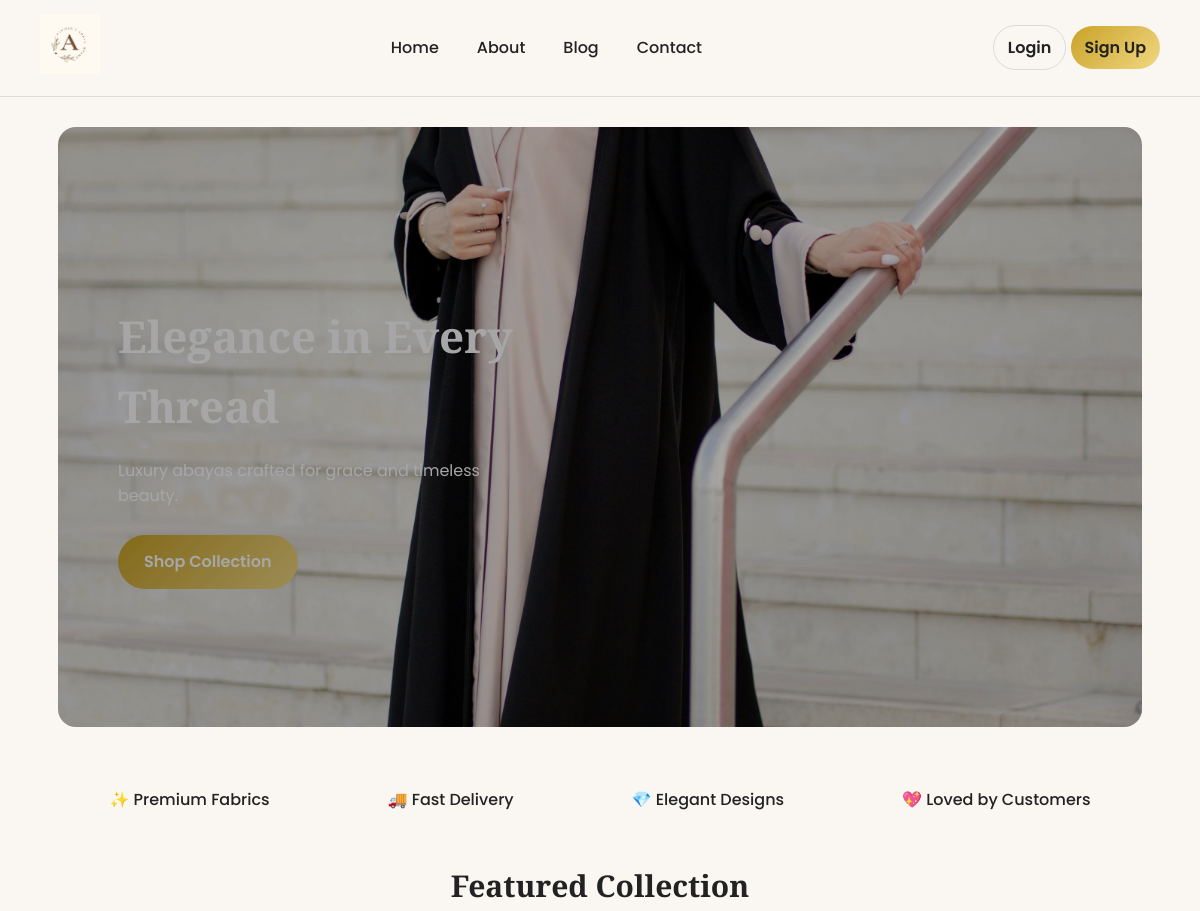
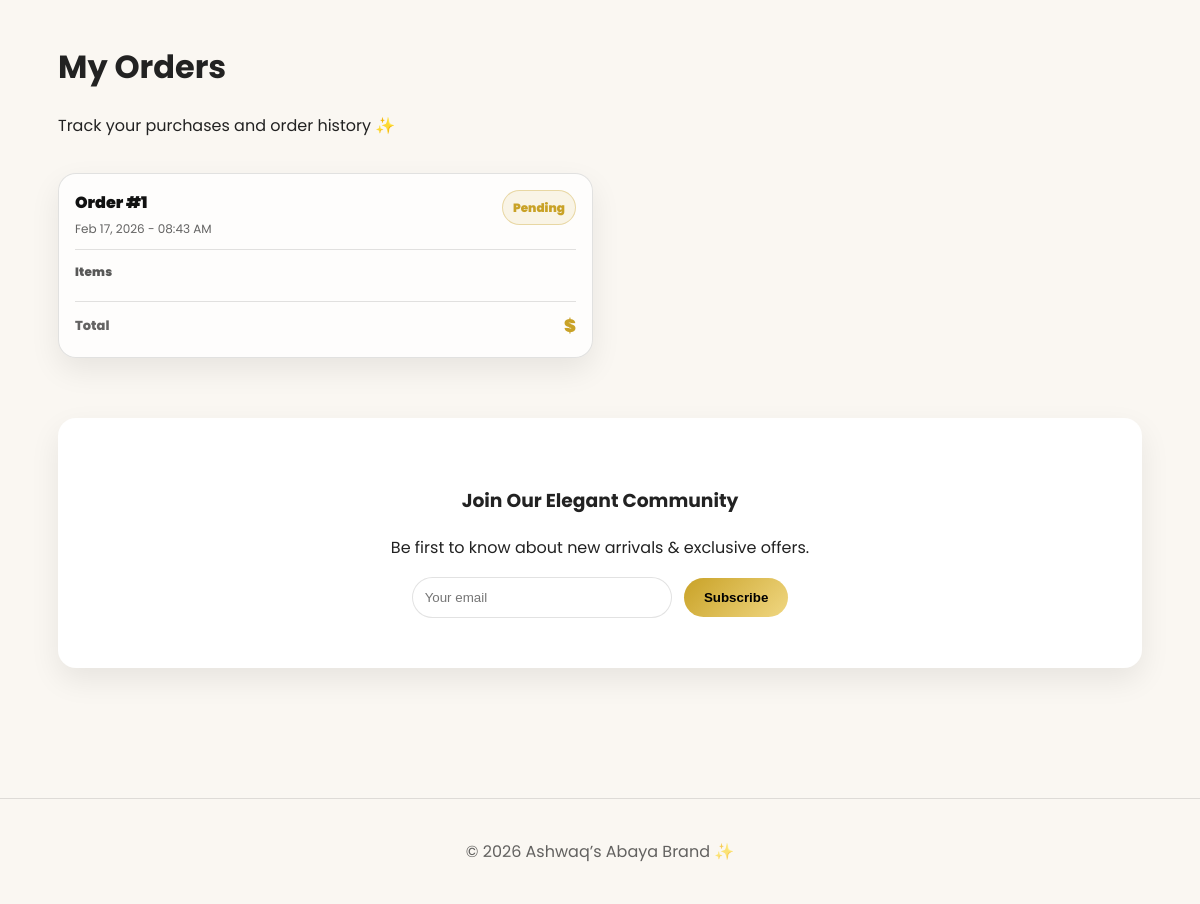
Screenshot of /orders/ (signed in) with the database file from the repository (2 pictures, top to bottom).
### orders/models.py (models this page shows, shortened)
class Order(models.Model):
    STATUS_CHOICES = [
        ('Pending', 'Pending'),
        ('Shipped', 'Shipped'),
        ('Delivered', 'Delivered'),
    ]
    user = models.ForeignKey(
        User,
        on_delete=models.SET_NULL,
        null=True,
        blank=True,
        related_name="orders"
    )
    full_name = models.CharField(max_length=150, blank=True, default="Guest")
    email = models.EmailField(blank=True, default="guest@example.com")
    phone_number = models.CharField(max_length=20, blank=True, default="N/A")
    address = models.CharField(max_length=255, blank=True, default="N/A")
    city = models.CharField(max_length=100, blank=True, default="N/A")
    status = models.CharField(max_length=20, choices=STATUS_CHOICES, default='Pending')
    created_at = models.DateTimeField(auto_now_add=True)
    paid = models.BooleanField(default=False)
    ordered = models.BooleanField(default=False)

### orders/views.py (the view)
# urls.py: path("", views.my_orders, name="orders_home"),
@login_required
def my_orders(request):
    orders = Order.objects.filter(user=request.user).order_by("-created_at")
    return render(request, "orders/my_orders.html", {"orders": orders})

### templates/orders/my_orders.html (shortened to what this page needs)
{% extends "base.html" %}
{% block content %}
<div class="page-head">
  <div>
    <h1 class="page-title">My Orders</h1>
    <p class="page-subtitle">Track your purchases and order history ✨</p>
  </div>
</div>
{% if orders %}
  <div class="orders-grid">
    {% for order in orders %}
      <div class="order-card">
        <div class="order-top">
          <div>
            <div class="order-id">Order #{{ order.id }}</div>
            <div class="order-date">
              {{ order.created_at|date:"M d, Y - h:i A" }}
            </div>
          </div>
          {% if order.status %}
            <span class="badge
              {% if order.status == 'Pending' %}badge-pending
              {% elif order.status == 'Shipped' %}badge-shipped
              {% elif order.status == 'Delivered' %}badge-delivered
              {% endif %}">
              {{ order.status }}
            </span>
          {% else %}
            <span class="badge badge-soft">Processing</span>
          {% endif %}
        </div>
        <div class="order-items">
          <div class="items-title">Items</div>
        </div>
        <div class="order-bottom">
          <span class="muted">Total</span>
          <span class="order-total">${{ order.get_total_price }}</span>
        </div>
      </div>
    {% endfor %}
  </div>
{% endif %}
{% endblock %}

### templates/orders/my_orders.html (style rules this page uses)
.page-head { display:flex; justify-content: space-between; align-items: flex-end; gap: 12px; margin-bottom: 18px; }
.orders-grid { display: grid; grid-template-columns: repeat(2, minmax(0, 1fr)); gap: 14px; }
.order-card { background: rgba(255,255,255,0.78); border: 1px solid var(--border); border-radius: var(--radius); box-shadow: var(--shadow); padding: 16px; display: grid; gap: 12px; }
.order-top { display:flex; justify-content: space-between; align-items: flex-start; gap: 12px; padding-bottom: 10px; border-bottom: 1px solid var(--border); }
.order-id { font-weight: 950; color: var(--primary); font-size: 16px; }
.order-date { font-size: 12px; color: var(--muted); margin-top: 4px; }
.badge { font-size: 12px; font-weight: 900; padding: 7px 10px; border-radius: 999px; white-space: nowrap; }
.badge-pending { border: 1px solid rgba(201,162,39,0.35); background: rgba(201,162,39,0.1); color: var(--accent); }
.items-title { font-size: 12px; font-weight: 900; letter-spacing: 0.2px; color: rgba(17,17,17,0.7); margin-bottom: 8px; }
.order-bottom { display:flex; justify-content: space-between; align-items: center; padding-top: 10px; border-top: 1px solid var(--border); }
.muted { color: var(--muted); font-size: 13px; font-weight: 800; }
.order-total { font-size: 18px; font-weight: 950; color: var(--accent); }

### rows the page displays
Order: id "1", created_at "Feb 17, 2026 - 08:43 AM", status "Pending"
